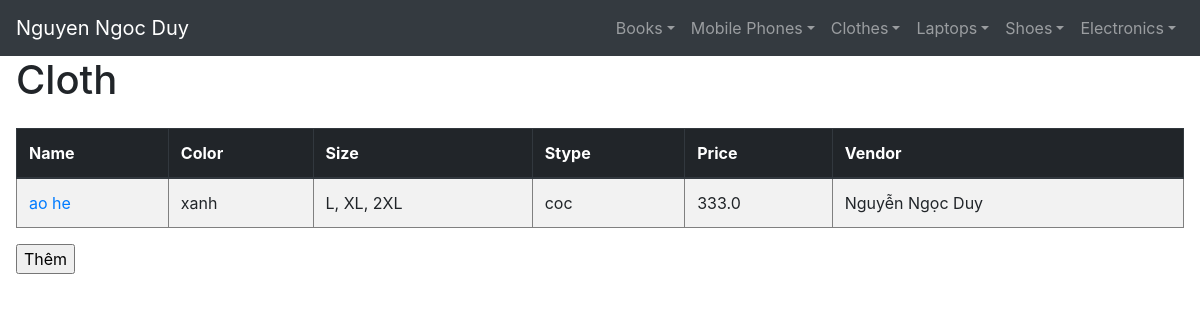
Screenshot of /cloth/ with the database file from the repository.
### manager_shop/models/clothes.py (models this page shows, shortened)
class Cloth(models.Model):
    name = models.CharField(max_length=60)
    color = models.CharField(max_length=60)
    style = models.CharField(max_length=60)
    size = models.CharField(max_length=255)
    price = models.FloatField()
    vendor = models.ForeignKey(Vendor,on_delete=models.RESTRICT)

class Vendor(models.Model):
    name = models.CharField(max_length=60)
    country = models.CharField(max_length=60)
    address = models.CharField(max_length=255)

### manager_shop/views/clothes.py (the view)
def cloth_index(request):
    list = Cloth.objects.all()
    links = []
    for b in list:
        links.append(str(b.id) + '/change')
    return render(request, 'cloth/index.html', {'list': list, 'links': links})

### manager_shop/templatetags/custom_tags.py (called while the page is built)
@register.filter(name='list_index')
def list_index(mylist, index):
    return mylist[index]

### utils/context_processors.py (called while the page is built)
def ecomstore(request):
    return {
        'active_categories': Category.objects.filter(is_active=True),
        'site_name': settings.SITE_NAME,
        'meta_keywords': settings.META_KEYWORDS,
        'meta_description': settings.META_DESCRIPTION,
        'request': request
    }

### templates/cloth/index.html (shortened to what this page needs)
{% extends 'base_bt2.html' %}
{% block content %}
    <h1>Cloth</h1>
    <div class="row mt-4">
        <div class="col">
            <table class="table table-striped" cellspacing="5" cellpadding="5" border="1">
                <thead class="thead-dark">
                <tr>
                    <th>Name</th>
                    <th>Color</th>
                    <th>Size</th>
                    <th>Stype</th>
                    <th>Price</th>
                    <th>Vendor</th>
                </tr>
                </thead>
                {% load custom_tags %}
                {% for i in list %}
                    <tr valign="top">
                        <td><a href={{ links|list_index:forloop.counter0 }}>{{ i.name }}</a></td>
                        <td>{{ i.color }}</td>
                        <td>{{ i.size }}</td>
                        <td>{{ i.style }}</td>
                        <td>{{ i.price }}</td>
                        <td>{{ i.vendor.name }}</td>
                    </tr>
                {% endfor %}
            </table>
        </div>
    </div>
    <div>
        <form action="add/">
            <input type="submit" value="Thêm"/>
        </form>
    </div>
{% endblock %}

### rows the page displays
Cloth: name "ao he", color "xanh", size "L, XL, 2XL", style "coc", price "333.0", vendor.name "Nguyễn Ngọc Duy"
